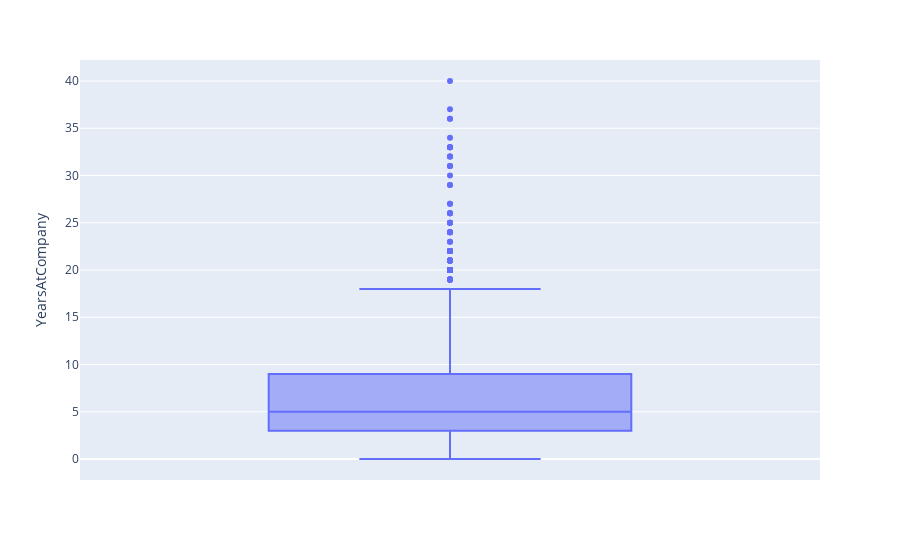

Notebook cell for this chart:
### Markdown cell above
**As we can see, there isn't a very strong correlation of the target column with any of the numerical columns. But we can see other correlations such as;**
* More senior employees have higher total working years (very obvious)
* Higher performance ratings lead to salary hike percentage to increase
* The more years an employee puts in, the more their monthly income increases
* A lot of employees remain in their current role and also under the same manager as years pass by meaning they don't get promotion and this could be a major factor contributing to attrition

**From here, we can deduct that the lack of promotions may be a crucial factor to attritions.**

### Code cell
df = px.data.tips()
fig = px.box(employee_data, y="YearsAtCompany")
fig.show()

### Figure 1 — Plotly figure (JSON) as saved in the notebook; plotly's stock layout.template omitted (floating-point values rounded to 4 significant figures; data arrays with more than 128 entries replaced by an {"elided": "..."} marker saying what was removed)
{"data": [{"alignmentgroup": "True", "hovertemplate": "YearsAtCompany=%{y}<extra></extra>", "legendgroup": "", "marker": {"color": "#636efa"}, "name": "", "notched": false, "offsetgroup": "", "orientation": "v", "showlegend": false, "type": "box", "x0": " ", "xaxis": "x", "y": {"elided": "1470 int values"}, "y0": " ", "yaxis": "y"}], "layout": {"boxmode": "group", "legend": {"tracegroupgap": 0}, "margin": {"t": 60}, "xaxis": {"anchor": "y", "domain": [0, 1]}, "yaxis": {"anchor": "x", "domain": [0, 1], "title": {"text": "YearsAtCompany"}}}}
